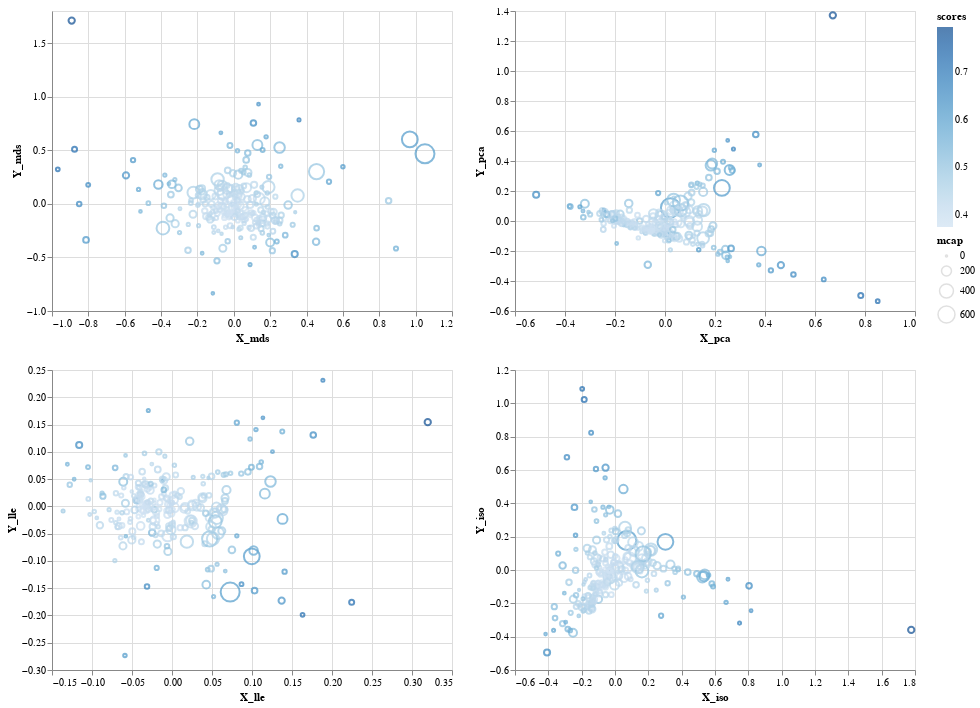

This figure's notebook cell:
### Code cell
interval = alt.selection_interval(encodings=['x', 'y'])

chart = alt.Chart(df_altair_scored).mark_point().encode(
    color=alt.condition(interval, 'scores', alt.value('lightgray')),
    tooltip=['ticker'],
    size='mcap',
).properties(selection=interval)

(chart.encode(x='X_mds', y='Y_mds') | chart.encode(x='X_pca', y='Y_pca')) &\
(chart.encode(x='X_lle', y='Y_lle') | chart.encode(x='X_iso', y='Y_iso'))

### Figure 1 — Vega-Lite specification as saved in the notebook (floating-point values rounded to 4 significant figures; data arrays with more than 128 entries replaced by an {"elided": "..."} marker saying what was removed)
{"$schema": "https://vega.github.io/schema/vega-lite/v3.4.0.json", "config": {"mark": {"tooltip": null}, "view": {"height": 300, "width": 400}}, "data": {"name": "data-9b7f2c012dc4343a13076af62264e0eb"}, "datasets": {"data-9b7f2c012dc4343a13076af62264e0eb": {"elided": "246 records"}}, "vconcat": [{"hconcat": [{"encoding": {"color": {"condition": {"field": "scores", "selection": "selector004", "type": "quantitative"}, "value": "lightgray"}, "size": {"field": "mcap", "type": "quantitative"}, "tooltip": [{"field": "ticker", "type": "nominal"}], "x": {"field": "X_mds", "type": "quantitative"}, "y": {"field": "Y_mds", "type": "quantitative"}}, "mark": "point", "selection": {"selector004": {"encodings": ["x", "y"], "type": "interval"}}}, {"encoding": {"color": {"condition": {"field": "scores", "selection": "selector004", "type": "quantitative"}, "value": "lightgray"}, "size": {"field": "mcap", "type": "quantitative"}, "tooltip": [{"field": "ticker", "type": "nominal"}], "x": {"field": "X_pca", "type": "quantitative"}, "y": {"field": "Y_pca", "type": "quantitative"}}, "mark": "point", "selection": {"selector004": {"encodings": ["x", "y"], "type": "interval"}}}]}, {"hconcat": [{"encoding": {"color": {"condition": {"field": "scores", "selection": "selector004", "type": "quantitative"}, "value": "lightgray"}, "size": {"field": "mcap", "type": "quantitative"}, "tooltip": [{"field": "ticker", "type": "nominal"}], "x": {"field": "X_lle", "type": "quantitative"}, "y": {"field": "Y_lle", "type": "quantitative"}}, "mark": "point", "selection": {"selector004": {"encodings": ["x", "y"], "type": "interval"}}}, {"encoding": {"color": {"condition": {"field": "scores", "selection": "selector004", "type": "quantitative"}, "value": "lightgray"}, "size": {"field": "mcap", "type": "quantitative"}, "tooltip": [{"field": "ticker", "type": "nominal"}], "x": {"field": "X_iso", "type": "quantitative"}, "y": {"field": "Y_iso", "type": "quantitative"}}, "mark": "point", "selection": {"selector004": {"encodings": ["x", "y"], "type": "interval"}}}]}]}
